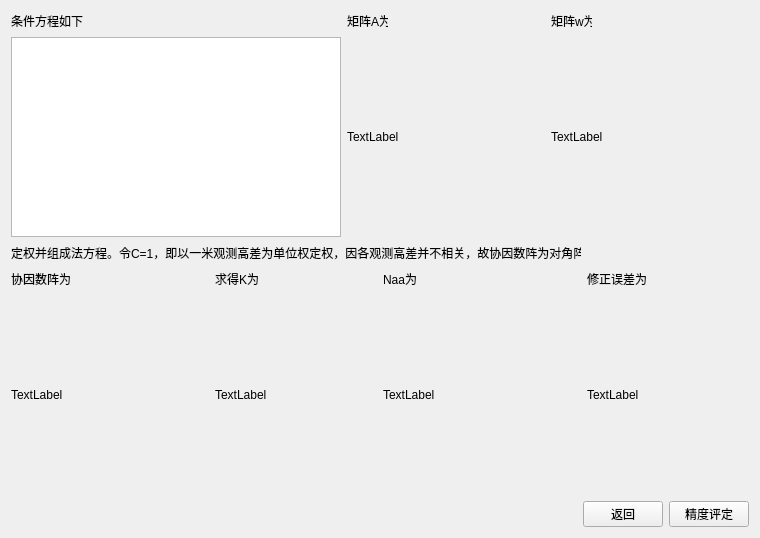
      <widget class="QWidget" name="page_2">
       <layout class="QVBoxLayout" name="verticalLayout_30">
        <item>
         <layout class="QHBoxLayout" name="horizontalLayout_25">
          <item>
           <layout class="QVBoxLayout" name="verticalLayout_25">
            <item>
             <layout class="QHBoxLayout" name="horizontalLayout_18">
              <item>
               <widget class="QLabel" name="label_8">
                <property name="maximumSize">
                 <size>
                  <width>81</width>
                  <height>16</height>
                 </size>
                </property>
                <property name="text">
                 <string>条件方程如下</string>
                </property>
               </widget>
              </item>
              <item>
               <spacer name="horizontalSpacer_7">
                <property name="orientation">
                 <enum>Qt::Horizontal</enum>
                </property>
                <property name="sizeHint" stdset="0">
                 <size>
                  <width>40</width>
                  <height>20</height>
                 </size>
                </property>
               </spacer>
              </item>
             </layout>
            </item>
            <item>
             <widget class="QListWidget" name="listWidget">
              <property name="sizePolicy">
               <sizepolicy hsizetype="Preferred" vsizetype="Preferred">
                <horstretch>0</horstretch>
                <verstretch>0</verstretch>
               </sizepolicy>
              </property>
              <property name="minimumSize">
               <size>
                <width>330</width>
                <height>200</height>
               </size>
              </property>
             </widget>
            </item>
           </layout>
          </item>
          <item>
           <layout class="QHBoxLayout" name="horizontalLayout_17">
            <item>
             <layout class="QVBoxLayout" name="verticalLayout_23">
              <item>
               <layout class="QHBoxLayout" name="horizontalLayout_15">
                <item>
                 <widget class="QLabel" name="label_9">
                  <property name="sizePolicy">
                   <sizepolicy hsizetype="Fixed" vsizetype="Fixed">
                    <horstretch>0</horstretch>
                    <verstretch>0</verstretch>
                   </sizepolicy>
                  </property>
                  <property name="maximumSize">
                   <size>
                    <width>41</width>
                    <height>16</height>
                   </size>
                  </property>
                  <property name="text">
                   <string>矩阵A为</string>
                  </property>
                 </widget>
                </item>
                <item>
                 <spacer name="horizontalSpacer_5">
                  <property name="orientation">
                   <enum>Qt::Horizontal</enum>
                  </property>
                  <property name="sizeHint" stdset="0">
                   <size>
                    <width>40</width>
                    <height>20</height>
                   </size>
                  </property>
                 </spacer>
                </item>
               </layout>
              </item>
              <item>
               <widget class="QLabel" name="label_11">
                <property name="sizePolicy">
                 <sizepolicy hsizetype="Preferred" vsizetype="Preferred">
                  <horstretch>0</horstretch>
                  <verstretch>0</verstretch>
                 </sizepolicy>
                </property>
                <property name="minimumSize">
                 <size>
                  <width>198</width>
                  <height>200</height>
                 </size>
                </property>
                <property name="text">
                 <string>TextLabel</string>
                </property>
               </widget>
              </item>
             </layout>
            </item>
            <item>
             <layout class="QVBoxLayout" name="verticalLayout_24">
              <item>
               <layout class="QHBoxLayout" name="horizontalLayout_16">
                <item>
                 <widget class="QLabel" name="label_10">
                  <property name="sizePolicy">
                   <sizepolicy hsizetype="Fixed" vsizetype="Fixed">
                    <horstretch>0</horstretch>
                    <verstretch>0</verstretch>
                   </sizepolicy>
                  </property>
                  <property name="maximumSize">
                   <size>
                    <width>41</width>
                    <height>16</height>
                   </size>
                  </property>
                  <property name="text">
                   <string>矩阵w为</string>
                  </property>
                 </widget>
                </item>
                <item>
                 <spacer name="horizontalSpacer_6">
                  <property name="orientation">
                   <enum>Qt::Horizontal</enum>
                  </property>
                  <property name="sizeHint" stdset="0">
                   <size>
                    <width>40</width>
                    <height>20</height>
                   </size>
                  </property>
                 </spacer>
                </item>
               </layout>
              </item>
              <item>
               <widget class="QLabel" name="label_12">
                <property name="sizePolicy">
                 <sizepolicy hsizetype="Preferred" vsizetype="Preferred">
                  <horstretch>0</horstretch>
                  <verstretch>0</verstretch>
                 </sizepolicy>
                </property>
                <property name="minimumSize">
                 <size>
                  <width>198</width>
                  <height>200</height>
                 </size>
                </property>
                <property name="text">
                 <string>TextLabel</string>
                </property>
               </widget>
              </item>
             </layout>
            </item>
           </layout>
          </item>
         </layout>
        </item>
        <item>
         <layout class="QHBoxLayout" name="horizontalLayout_19">
          <item>
           <widget class="QLabel" name="label_13">
            <property name="maximumSize">
             <size>
              <width>570</width>
              <height>16</height>
             </size>
            </property>
            <property name="text">
             <string>定权并组成法方程。令C=1，即以一米观测高差为单位权定权，因各观测高差并不相关，故协因数阵为对角阵</string>
            </property>
           </widget>
          </item>
          <item>
           <spacer name="horizontalSpacer_8">
            <property name="orientation">
             <enum>Qt::Horizontal</enum>
            </property>
            <property name="sizeHint" stdset="0">
             <size>
              <width>40</width>
              <height>20</height>
             </size>
            </property>
           </spacer>
          </item>
         </layout>
        </item>
        <item>
         <layout class="QHBoxLayout" name="horizontalLayout_24">
          <item>
           <layout class="QVBoxLayout" name="verticalLayout_26">
            <item>
             <layout class="QHBoxLayout" name="horizontalLayout_20">
              <item>
               <widget class="QLabel" name="label_14">
                <property name="sizePolicy">
                 <sizepolicy hsizetype="Fixed" vsizetype="Fixed">
                  <horstretch>0</horstretch>
                  <verstretch>0</verstretch>
                 </sizepolicy>
                </property>
                <property name="maximumSize">
                 <size>
                  <width>60</width>
                  <height>17</height>
                 </size>
                </property>
                <property name="text">
                 <string>协因数阵为</string>
                </property>
               </widget>
              </item>
              <item>
               <spacer name="horizontalSpacer_9">
                <property name="orientation">
                 <enum>Qt::Horizontal</enum>
                </property>
                <property name="sizeHint" stdset="0">
                 <size>
                  <width>40</width>
                  <height>20</height>
                 </size>
                </property>
               </spacer>
              </item>
             </layout>
            </item>
            <item>
             <widget class="QLabel" name="label_15">
              <property name="sizePolicy">
               <sizepolicy hsizetype="Preferred" vsizetype="Preferred">
                <horstretch>0</horstretch>
                <verstretch>0</verstretch>
               </sizepolicy>
              </property>
              <property name="minimumSize">
               <size>
                <width>198</width>
                <height>200</height>
               </size>
              </property>
              <property name="text">
               <string>TextLabel</string>
              </property>
             </widget>
            </item>
           </layout>
          </item>
          <item>
           <layout class="QVBoxLayout" name="verticalLayout_27">
            <item>
             <layout class="QHBoxLayout" name="horizontalLayout_21">
              <item>
               <widget class="QLabel" name="label_16">
                <property name="sizePolicy">
                 <sizepolicy hsizetype="Fixed" vsizetype="Fixed">
                  <horstretch>0</horstretch>
                  <verstretch>0</verstretch>
                 </sizepolicy>
                </property>
                <property name="maximumSize">
                 <size>
                  <width>60</width>
                  <height>17</height>
                 </size>
                </property>
                <property name="text">
                 <string>求得K为</string>
                </property>
               </widget>
              </item>
              <item>
               <spacer name="horizontalSpacer_10">
                <property name="orientation">
                 <enum>Qt::Horizontal</enum>
                </property>
                <property name="sizeHint" stdset="0">
                 <size>
                  <width>40</width>
                  <height>20</height>
                 </size>
                </property>
               </spacer>
              </item>
             </layout>
            </item>
            <item>
             <widget class="QLabel" name="label_17">
              <property name="sizePolicy">
               <sizepolicy hsizetype="Preferred" vsizetype="Preferred">
                <horstretch>0</horstretch>
                <verstretch>0</verstretch>
               </sizepolicy>
              </property>
              <property name="minimumSize">
               <size>
                <width>100</width>
                <height>200</height>
               </size>
              </property>
              <property name="text">
               <string>TextLabel</string>
              </property>
             </widget>
            </item>
           </layout>
          </item>
          <item>
           <layout class="QVBoxLayout" name="verticalLayout_28">
            <item>
             <layout class="QHBoxLayout" name="horizontalLayout_22">
              <item>
               <widget class="QLabel" name="label_18">
                <property name="sizePolicy">
                 <sizepolicy hsizetype="Fixed" vsizetype="Fixed">
                  <horstretch>0</horstretch>
                  <verstretch>0</verstretch>
                 </sizepolicy>
                </property>
                <property name="maximumSize">
                 <size>
                  <width>60</width>
                  <height>17</height>
                 </size>
                </property>
                <property name="text">
                 <string>Naa为</string>
                </property>
               </widget>
              </item>
              <item>
               <spacer name="horizontalSpacer_11">
                <property name="orientation">
                 <enum>Qt::Horizontal</enum>
                </property>
                <property name="sizeHint" stdset="0">
                 <size>
                  <width>40</width>
                  <height>20</height>
                 </size>
                </property>
               </spacer>
              </item>
             </layout>
            </item>
            <item>
             <widget class="QLabel" name="label_19">
              <property name="sizePolicy">
               <sizepolicy hsizetype="Preferred" vsizetype="Preferred">
                <horstretch>0</horstretch>
                <verstretch>0</verstretch>
               </sizepolicy>
              </property>
              <property name="minimumSize">
               <size>
                <width>198</width>
                <height>200</height>
               </size>
              </property>
              <property name="text">
               <string>TextLabel</string>
              </property>
             </widget>
            </item>
           </layout>
          </item>
          <item>
           <layout class="QVBoxLayout" name="verticalLayout_29">
            <item>
             <layout class="QHBoxLayout" name="horizontalLayout_23">
              <item>
               <widget class="QLabel" name="label_20">
                <property name="sizePolicy">
                 <sizepolicy hsizetype="Fixed" vsizetype="Fixed">
                  <horstretch>0</horstretch>
                  <verstretch>0</verstretch>
                 </sizepolicy>
                </property>
                <property name="maximumSize">
                 <size>
                  <width>60</width>
                  <height>17</height>
                 </size>
                </property>
                <property name="text">
                 <string>修正误差为</string>
                </property>
               </widget>
              </item>
              <item>
               <spacer name="horizontalSpacer_12">
                <property name="orientation">
                 <enum>Qt::Horizontal</enum>
                </property>
                <property name="sizeHint" stdset="0">
                 <size>
                  <width>40</width>
                  <height>20</height>
                 </size>
                </property>
               </spacer>
              </item>
             </layout>
            </item>
            <item>
             <widget class="QLabel" name="label_21">
              <property name="sizePolicy">
               <sizepolicy hsizetype="Preferred" vsizetype="Preferred">
                <horstretch>0</horstretch>
                <verstretch>0</verstretch>
               </sizepolicy>
              </property>
              <property name="minimumSize">
               <size>
                <width>100</width>
                <height>200</height>
               </size>
              </property>
              <property name="text">
               <string>TextLabel</string>
              </property>
             </widget>
            </item>
           </layout>
          </item>
         </layout>
        </item>
        <item>
         <layout class="QHBoxLayout" name="horizontalLayout_26">
          <item>
           <spacer name="horizontalSpacer_13">
            <property name="orientation">
             <enum>Qt::Horizontal</enum>
            </property>
            <property name="sizeHint" stdset="0">
             <size>
              <width>40</width>
              <height>20</height>
             </size>
            </property>
           </spacer>
          </item>
          <item>
           <widget class="QPushButton" name="pushButton_10">
            <property name="text">
             <string>返回</string>
            </property>
           </widget>
          </item>
          <item>
           <widget class="QPushButton" name="pushButton_9">
            <property name="text">
             <string>精度评定</string>
            </property>
           </widget>
          </item>
         </layout>
        </item>
       </layout>
      </widget>
